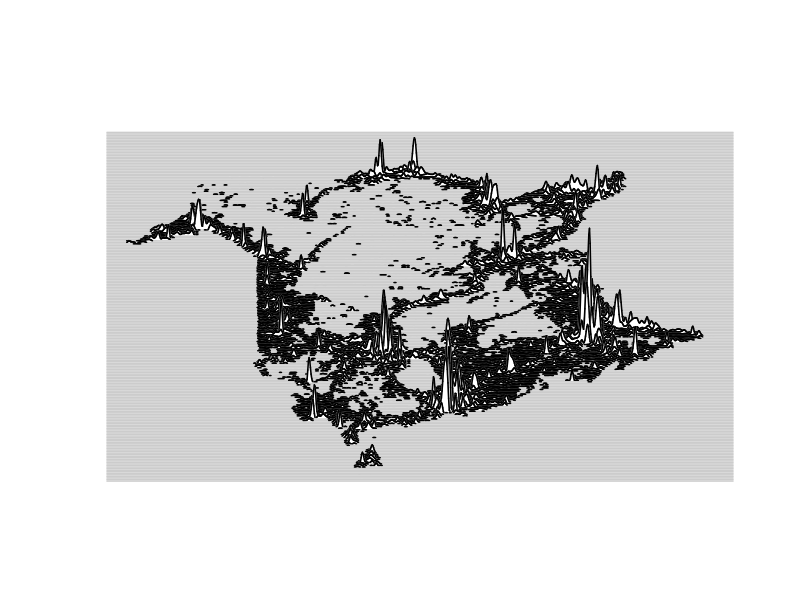

R code for this plot:
# Load the data generated by 01GenerateData.R
plot.data <- read.csv("GeneratedData/NBSums200.csv", header=TRUE, stringsAsFactors=FALSE)

# Add padding above/below where there was data

# On top
top.padding <- 1:23
for (i in top.padding) {
  plot.data <- cbind(0, plot.data)
}
# On bottom
bottom.padding <- 1:2
for (i in bottom.padding) {
  plot.data <- cbind(plot.data, 0)
}

max <- max(plot.data) # Max value in the data, used for scaling
plottingHeight <- 1000 # Arbitrary number that provides the graph's height
scaleFactor <- 300 # Discovered through trial and error to keep the graph in the boundaries
gap <- plottingHeight / length(plot.data) # Space between lines

# Used for splines since sometimes they can return negative values
zeroNegatives <- function(x) {
  if (x < 0) { 
    return (0) 
  } else { 
    return (x) 
  }
}


# Create a blank plot
yVals <- as.vector(plot.data[[1]] / max * scaleFactor)
plot(0, 0, xlim=c(0, length(spline(1:length(yVals), yVals)$y)), ylim=c(0,1100), type="n", las=1, xlab=NA, ylab=NA, bty="n", axes=FALSE)

plotting.threshold <- 0.2

for (i in 1:length(plot.data)) {  
  # Grabs a row of data
  yVals <- as.vector(plot.data[[i]] / max * scaleFactor)
  
  yValsSmoothed <- spline(1:length(yVals), yVals)$y
  yValsSmoothed <- sapply(yValsSmoothed, zeroNegatives)
  
  xValsSmoothed <- c(0, 0:(length(yValsSmoothed) - 1), length(yValsSmoothed))
  yValsSmoothed <- c(plottingHeight, yValsSmoothed + plottingHeight, plottingHeight)
  
  polygon(x = xValsSmoothed, y = yValsSmoothed, border = NA, col = "#ffffff")
  lines(x = xValsSmoothed, y = yValsSmoothed, col="#cccccc", lwd=1.5)

  # Plot the peaks with a darker line
  j <- 2 # Skip padding
  while (j <= (length(yValsSmoothed) - 2)) {

    if ((yValsSmoothed[j] - plottingHeight) > plotting.threshold | (yValsSmoothed[j+1] - plottingHeight) > plotting.threshold) {
        segments(xValsSmoothed[j], yValsSmoothed[j], xValsSmoothed[j+1], yValsSmoothed[j+1], col="#000000", lwd=1.5)
    } else { } # Do nothing 

    j <- j + 1
    
  }
  
  plottingHeight <- plottingHeight - gap
}

